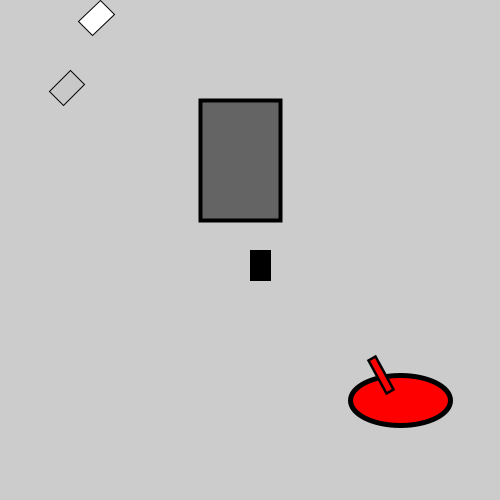
Frame 1 (no input)
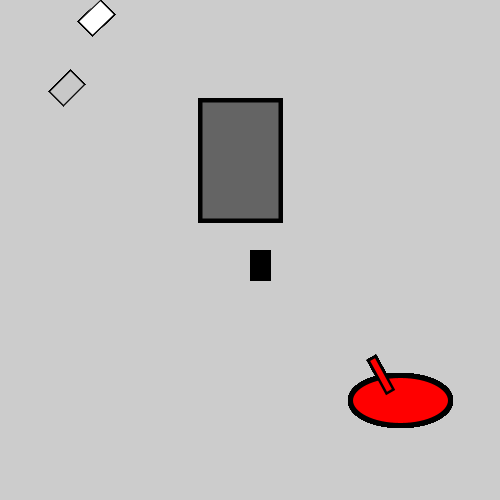
Frame 60 (the mouse pressed at the canvas centre just before this capture)
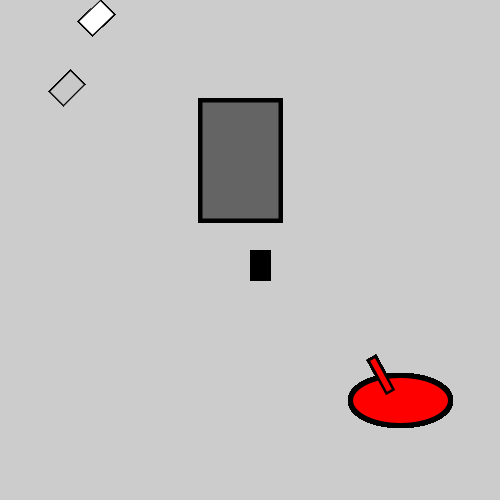
Frame 120 (the mouse held since frame 60 and released just before this capture)

The Processing sketch that drew these frames (run headless with seeded random() and noise(); from frame 60 on, the mouse is pressed at the canvas centre):

// Processing sketch: Harrah_Ethan_HandsOnUsingTransformations
// ── Harrah_Ethan_HandsOnUsingTransformations.pde
void setup() {
 size(500,500);  
}

void draw() {
  fill(0);
  pushMatrix();
  translate(250,250);
  rect(0,0,20,30);
  popMatrix();
  
  fill(100);
  pushMatrix();
  scale(4);
  translate(50,25);
  rect(0,0,20,30);
  popMatrix();
  
  fill(200);
  pushMatrix();
  rotate(PI/4);
  translate(100,0);
  rect(0,0,20,30);
  popMatrix();
  
  fill(255);
  pushMatrix();
  translate(100,0);
  rotate(PI/4);
  rect(0,0,20,30);
  popMatrix();
  
  fill(color(255,0,0));
  
  pushMatrix();
  translate(400,400);
  scale(5);
  ellipse(0,0,20,10);
  pushMatrix();
  rotate(PI/3);
  translate(-10,0);
  scale(.5);
  rect(0,0,15,3);
  popMatrix();
  popMatrix();
}
